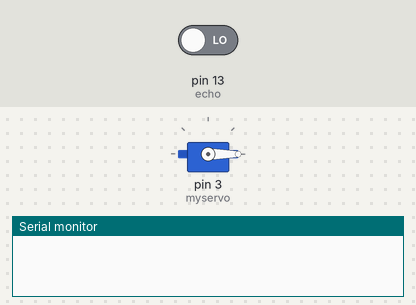
Bench run of a sketch on a simulated Arduino Uno, built with avr-gcc and run on an emulated ATmega328P. On the bench: servo, the last lines printed to the serial monitor. The test bench sets the inputs (shaded band); at power-on: pin 13 (echo) LOW.

Above: at 0.1 s.
At 1.2 s:
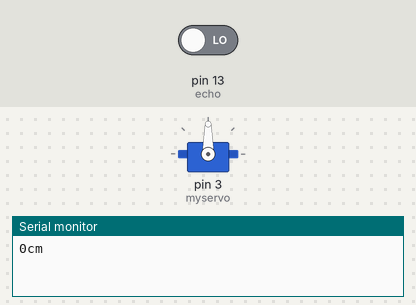
Timing chart, 0 to 2.7 s (numbered marks = the images above):
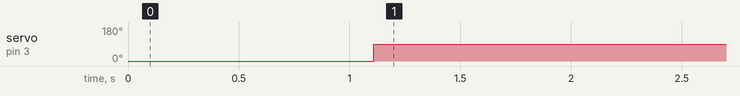

The sketch:

20_SMDS2.ino
```cpp
#include<Servo.h>
Servo myservo;

int trig = 12;
int echo = 13;

int interval = 3;   // 모터를 3초 후에 내리겠다.
int lastMillis = 0; // 물체가 지나간 마지막 시간

void setup() {
  Serial.begin(9600);

  pinMode(trig, OUTPUT);
  pinMode(echo, INPUT);
  myservo.attach(3);
  myservo.write(0); // 0 ~ 179까지 각도가 가능, 일단 0으로 초기화한다.
}

void loop() {
  digitalWrite(trig, HIGH);
  delay(10);
  digitalWrite(trig, LOW);

  int duration = pulseIn(echo, HIGH);
  int distance = (duration/2) / 29.1;

  Serial.print(distance);
  Serial.println("cm");
  delay(100);

  if(distance <15) {
    myservo.write(90);
    lastMillis = millis()/1000; // 시간을 얻는 함수
  } else if(distance >= 15) {
    if(millis()/1000 - lastMillis >= interval) {  // 총 지난 시간에서 마지막으로 물체가 지나간 시간을 뺀 값이 interval보다 작으면 모터를 0으로 돌린다.
      myservo.write(0);
    }
  }
}
```

Measured:
- by itself, servo on pin 3 (myservo): 0° → 90° at 1.1 s
